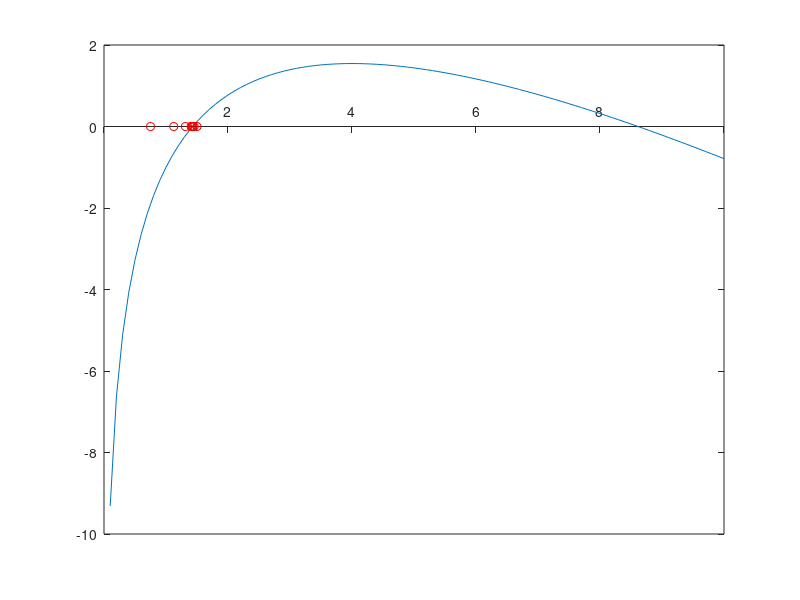

Write MATLAB code to recreate this figure.
clear; clc; close all;

f=@(x) 4*log(x)-x;

xq=0:0.1:10;
plot(xq,f(xq))
set(gca,'xAxisLocation','origin')
hold on
a=0;b=6;

c=(a+b)/2;

tol=1e-6;
while abs(f(c))>tol
  if f(a)*f(c)<0
    b=c;
  else
    a=c;
end
    c=(a+b)/2;
    plot(c,0,'ro')
    pause(1)
end
plot(c,f(c),'rx')

